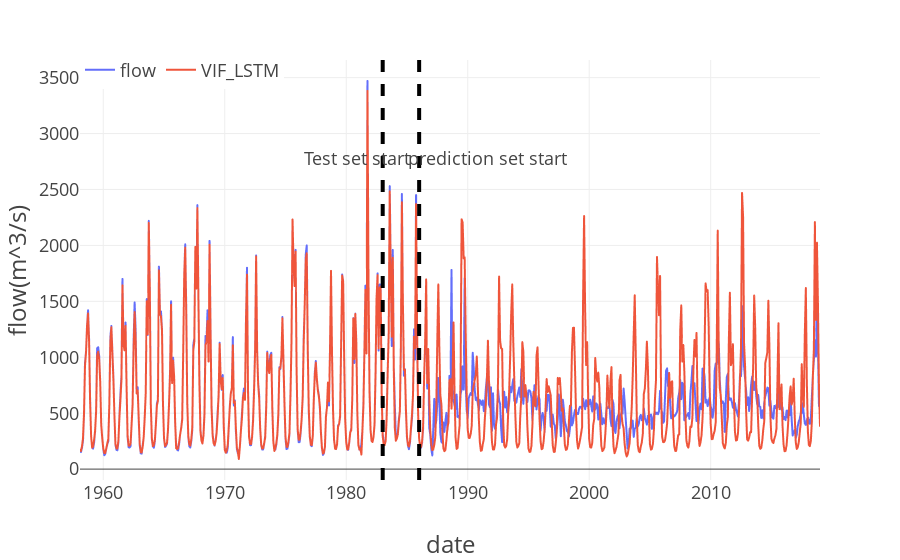

Notebook cell for this chart:
### Code cell
fig = px.line(df_out, labels=dict(created_at="Date", value="flow(m^3/s)"))
fig.add_vline(x=pd.DatetimeIndex(['1983-01-01'])[0], line_width=4, line_dash="dash")
fig.add_vline(x=pd.DatetimeIndex(['1986-01-01'])[0], line_width=4, line_dash="dash")
fig.add_annotation(xref="paper", x=0.3, yref="paper", y=0.8, text="Test set start", showarrow=False)
fig.add_annotation(xref="paper", x=0.55, yref="paper", y=0.8, text="prediction set start", showarrow=False)
fig.update_layout(
    template=plot_template, legend=dict(orientation='h', y=1.02, title_text="")
)
fig.show()

### Figure 1 — Plotly figure (JSON) as saved in the notebook; plotly's stock layout.template omitted (floating-point values rounded to 4 significant figures; data arrays with more than 128 entries replaced by an {"elided": "..."} marker saying what was removed)
{"data": [{"hovertemplate": "variable=flow<br>date=%{x}<br>flow(m^3/s)=%{y}<extra></extra>", "legendgroup": "flow", "line": {"color": "#636efa", "dash": "solid"}, "marker": {"symbol": "circle"}, "mode": "lines", "name": "flow", "showlegend": true, "type": "scattergl", "x": {"elided": "732 str values"}, "xaxis": "x", "y": {"elided": "732 float values"}, "yaxis": "y"}, {"hovertemplate": "variable=VIF_LSTM<br>date=%{x}<br>flow(m^3/s)=%{y}<extra></extra>", "legendgroup": "VIF_LSTM", "line": {"color": "#EF553B", "dash": "solid"}, "marker": {"symbol": "circle"}, "mode": "lines", "name": "VIF_LSTM", "showlegend": true, "type": "scattergl", "x": {"elided": "732 str values"}, "xaxis": "x", "y": {"elided": "732 float values"}, "yaxis": "y"}], "layout": {"annotations": [{"showarrow": false, "text": "Test set start", "x": 0.3, "xref": "paper", "y": 0.8, "yref": "paper"}, {"showarrow": false, "text": "prediction set start", "x": 0.55, "xref": "paper", "y": 0.8, "yref": "paper"}], "legend": {"orientation": "h", "title": {"text": ""}, "tracegroupgap": 0, "y": 1.02}, "margin": {"t": 60}, "shapes": [{"line": {"dash": "dash", "width": 4}, "type": "line", "x0": "1983-01-01T00:00:00", "x1": "1983-01-01T00:00:00", "xref": "x", "y0": 0, "y1": 1, "yref": "y domain"}, {"line": {"dash": "dash", "width": 4}, "type": "line", "x0": "1986-01-01T00:00:00", "x1": "1986-01-01T00:00:00", "xref": "x", "y0": 0, "y1": 1, "yref": "y domain"}], "xaxis": {"anchor": "y", "domain": [0, 1], "title": {"text": "date"}}, "yaxis": {"anchor": "x", "domain": [0, 1], "title": {"text": "flow(m^3/s)"}}}}
